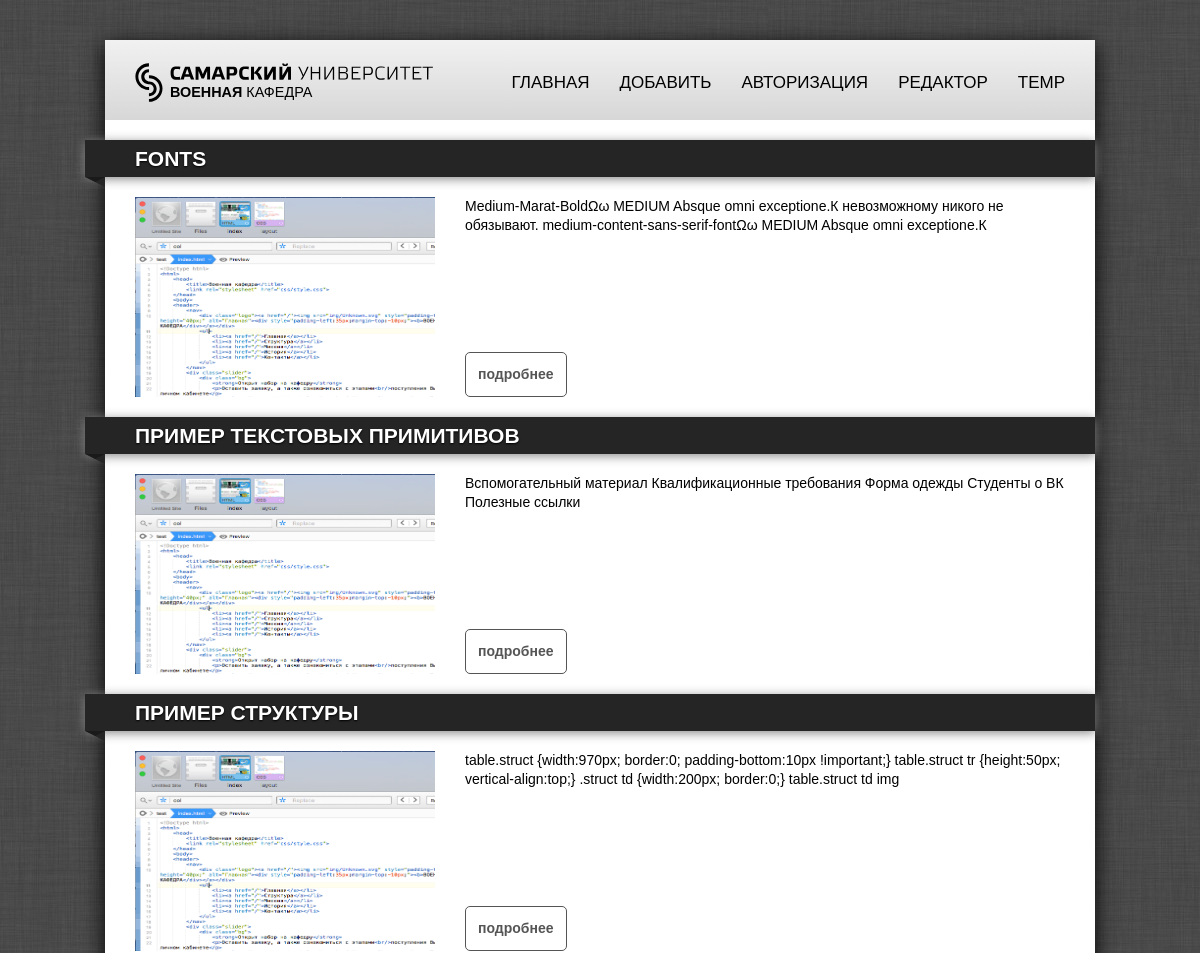
The page /primitives (upper part) on the database as committed earlier.
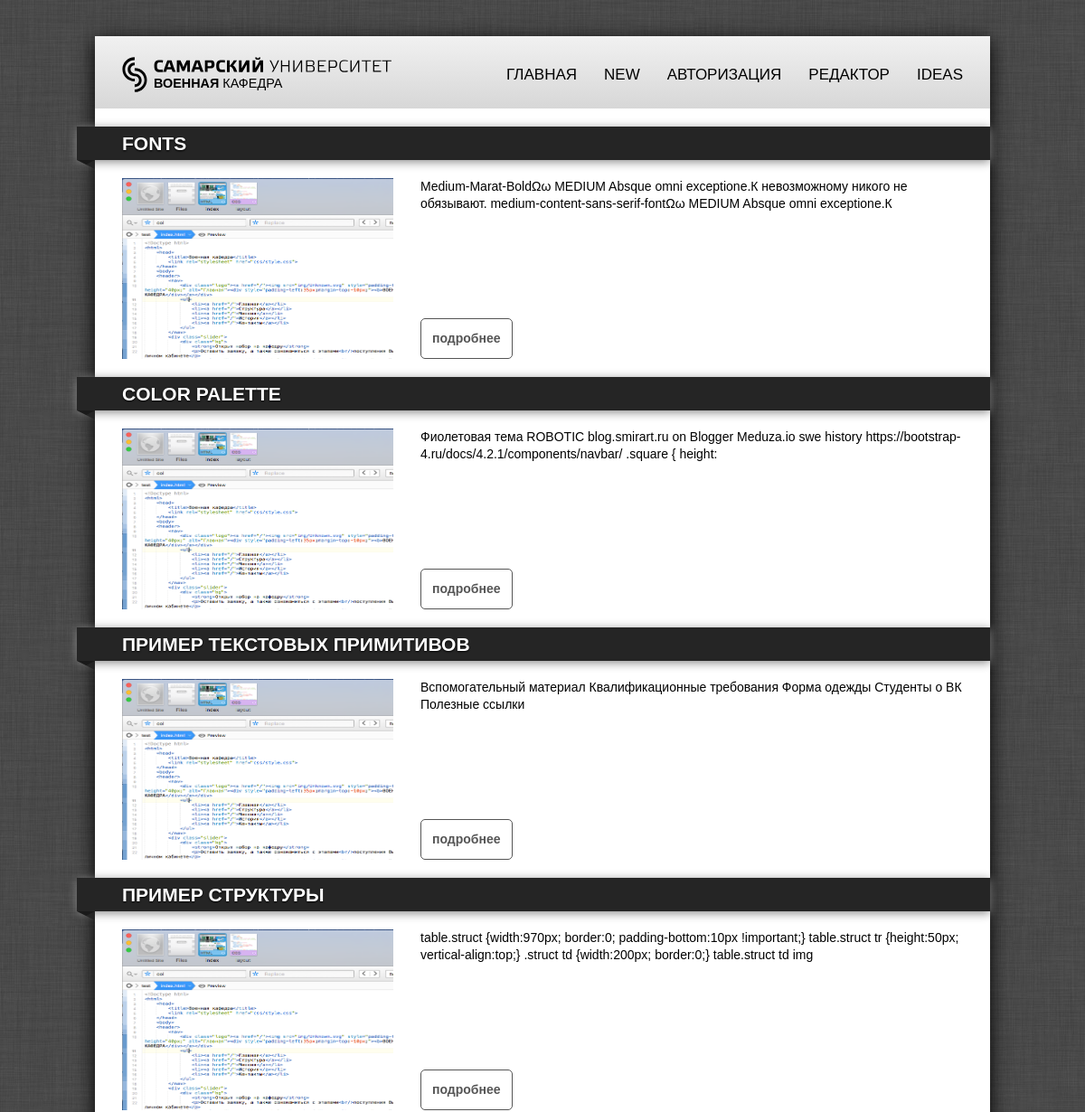
The same page on the database as committed later.
### tables this page shows
CREATE TABLE `pages` (
  `id` int(6) NOT NULL AUTO_INCREMENT,
  `parent` int(6) NOT NULL DEFAULT 0,
  `name` varchar(32) DEFAULT NULL,
  `text` text DEFAULT NULL,
  `template` int(11) NOT NULL DEFAULT 1,
  `link` varchar(32) NOT NULL DEFAULT '',
  `public_flag` tinyint(1) NOT NULL DEFAULT 1,
  PRIMARY KEY (`id`),
  UNIQUE KEY `link` (`link`)
);

### blocks/block-list.php (the view)
<article>
	<section>
<?
function show_page_as_item($_p_name, $_p_img, $_p_desc, $_p_link) {
?> <div class="page_as_item">
	<h1 class="tape"><?=$_p_name?></h1>
	<div class="page_preview">
		<img src="<?=$_p_img?>" />
		<p><?=$_p_desc?></p>
		<a href="<?=$_p_link?>">подробнее</a>
	</div>
</div> <?
}
$p_prnt = $page_id;
$p_tmpl = 1;
$pages_by_cond = $pdo->prepare("SELECT `pages`.`name`,`pages`.`text`,`pages`.`template`,`pages`.`public_flag`,`pages`.`link` FROM `pages` WHERE ( `pages`.`parent` = :page_prnt ) AND ( `pages`.`template` = :page_tmpl ) AND ( `pages`.`public_flag` = 1 OR :admin_flag );");
$pages_by_cond->bindValue(':page_prnt', $p_prnt, PDO::PARAM_INT);
$pages_by_cond->bindValue(':page_tmpl', $p_tmpl, PDO::PARAM_INT);
$pages_by_cond->bindValue(':admin_flag', $admin_flag, PDO::PARAM_INT);
$pages_by_cond->execute();
foreach($pages_by_cond as $_page) {
	$_string = strip_tags($_page['text']);
	$_string = substr($_string, 0, 200);
	$_string = rtrim($_string, "!,.-");
	$_string = substr($_string, 0, strrpos($_string, ' '));
	show_page_as_item($_page['name'], "img/assets/coda.png", $_string, $_page['link']);
}
?>
	</section>
</article>
<br/>

### page.php (shortened to what this page needs)
<?
$DEBUG = (boolean)$_ENV["SITE_DEBUG"];
$host = $_ENV["DB_HOST"];
$port = $_ENV["DB_PORT"];
$login_mysql = $_ENV["DB_USER_LOGIN"];
$password_mysql = $_ENV["DB_USER_PASSWD"];
$dbname = $_ENV["DB_NAME"];
try { $pdo = new PDO("mysql:host=$host;port=$port;dbname=$dbname;charset=utf8",  $login_mysql,  $password_mysql); }
catch(PDOException $e) {
	function startsWith($haystack, $needle)
	{
		return strpos($haystack, $needle) === 0;
	}
	if (startsWith($e->getMessage(), "SQLSTATE[42000] [1049] Unknown database")) {
		$create = new mysqli($host, $login_mysql, $password_mysql);
		if (mysqli_connect_errno()) {
			echo "Connect failed: %s\n", mysqli_connect_error();
			exit(1);
		}
		if ($create->query("CREATE DATABASE ".$dbname.";") === FALSE) {
			echo "Error creating database: ".$create->error;
			$create->close();
			exit(1);
		} else {
			echo "Database created successfully.<br/>";
			$create->close();
			$needs_import = TRUE;
			goto back;
		}
	} else {
		if ($DEBUG) {
			echo "You have an error: ".$e->getMessage()."<br/>";
			echo "On line: ".$e->getLine();
		}
		exit(1);
	}
}
$admin_flag = 0;
$page_link = $_GET['link'];
$page_by_link = $pdo->prepare("SELECT `pages`.`name`,`pages`.`text`,`pages`.`template`,`pages`.`public_flag`,`pages`.`id`,`pages`.`parent` FROM `pages` WHERE `pages`.`link` = :page_link AND ( `pages`.`public_flag` = 1 OR :admin_flag );");
$page_by_link->bindValue(':page_link', $page_link, PDO::PARAM_STR);
$page_by_link->bindValue(':admin_flag', $admin_flag, PDO::PARAM_STR);
$page_by_link->execute();
$count_pages = $page_by_link->rowCount();
switch($count_pages) {
	case '1':
		$page_by_link = $page_by_link->FETCH(PDO::FETCH_ASSOC);
		$page_template = $page_by_link['template'];
		break;
}
$template = $pdo->prepare("SELECT `templates`.`path`,`templates`.`name` FROM `templates` WHERE `templates`.`id` = :tmpl_id;");
$template->bindValue(':tmpl_id', $page_template, PDO::PARAM_INT);
$template->execute();
$count_templates = $template->rowCount();
switch($count_templates) {
	case '1':
		$tmpl = $template->FETCH(PDO::FETCH_ASSOC);
		$filename = $tmpl['path'];
		$tmpl_name = $tmpl['name'];
		if (file_exists($filename)) include_once($filename);
		else {
			$error_output = 1;
			$page_title = "Ошибка 500";
			$page_content = "Шаблон \"<b>".$tmpl_name."</b>\" для страницы <b>".$page_link."</b> отсутствует.";
			include_once("templates/template-standart.php");
		}
		break;
}
?>

### templates/template-section.php (shortened to what this page needs)
<!DOCTYPE html>
<html>
	<head>
		<link rel="stylesheet" href="css/style.css" />
	</head>
	<body>
		<header>
			<? include_once 'blocks/block-navbar.php'; ?>
		</header>
		<main>
			<? include_once 'blocks/block-list.php'; ?>
		</main>
			<? include_once 'blocks/block-footer.php'; ?>
	</body>
</html>

### blocks/block-navbar.php (shortened to what this page needs)
<nav>
	<div class="logo">
		<a href="http://ssau.ru"><img src="img/block-navbar/logo-ssau.svg" style="padding-top:15px;" height="40px;" alt="Главная"></a>
		<a href="/"><div style="padding-left:35px;margin-top:-17px;"><b>ВОЕННАЯ</b> КАФЕДРА</div></a>
	</div>
	<ul class="TopMenu">
		<?
			$list_menu = $pdo->query("SELECT `pages`.`name`,`pages`.`link` FROM `pages`,`top_menu` WHERE `pages`.`id` = `top_menu`.`page_id` ORDER BY `top_menu`.`queue` ASC;");
			foreach ($list_menu as $option) echo "<li><a href=\"".$option['link']."\">".$option['name']."</a></li>";
		?>
	</ul>
</nav>

### blocks/block-footer.php (shortened to what this page needs)
<link rel="stylesheet" type="text/css" href="css/block-footer.css" />

### css/layout.css (style rules this page uses)
body { width: 990px; background-color: #FFFFFF; -moz-box-shadow: 0 5px 21px #000; -webkit-box-shadow: 0 5px 21px #000; box-shadow: 0 5px 21px #000; margin-top:40px; display: inline-block; position: relative; left: 50%; margin-left: -495px; }
a { color:#000;text-decoration:none; }
article { margin: 0px 30px 0px 30px; }
h1 { font-size: 22px;font-weight: 400;padding: 14px 0px 2px 0px }
article p { font-size: 14px;line-height: 19px;text-indent: 0px; }
article div { font-size: 14px;line-height: 19px; }

### css/block-navbar.css (style rules this page uses)
nav { height: 80px; width: 100%; text-transform: uppercase; background-image:-moz-linear-gradient(bottom, #d7d7d7 0%, #f1f1f1 100%); background-image:-o-linear-gradient(bottom, #d7d7d7 0%, #f1f1f1 100%); background-image:-webkit-linear-gradient(bottom, #d7d7d7 0%, #f1f1f1 100%); background-image:linear-gradient(bottom, #d7d7d7 0%, #f1f1f1 100%); }
nav ul { float:right !important; margin-right:30px !important; }
.logo { padding-top:7px; margin-left:30px; float:left; width:300px; }
nav li { float:left; font-size:17px; margin-left:30px; margin-top:34px; }

### css/block-article.css (style rules this page uses)
body { font-family: sans-serif; font-size: .9em; }
section a { color:#679f33; text-decoration: underline; -moz-text-decoration-line: underline; }

### css/primitive-tape.css (style rules this page uses)
.tape { width:940px; margin-top: 20px !important; position: relative; line-height: 25px; font-size: 1.5em; font-weight: bold; text-transform: uppercase; color: #fff; padding: 6px 20px 6px 50px; margin: 0px 0px 10px -50px; background-color: #252525; text-shadow: 0px 1px 2px #000; -webkit-box-shadow: 0px 2px 10px #888; -moz-box-shadow: 0px 2px 10px #888; box-shadow: 0px 2px 10px #888; }
.tape:after { content: ' '; position: absolute; width: 0; height: 0; left: 0px; top: 100%; border-width: 5px 10px; border-style: solid; border-color: #1a1a1a #252525 transparent transparent; }

### css/block-list.css (style rules this page uses)
.page_preview { margin-top:20px; }
.page_preview img { width: 300px; max-height: 200px; padding-right: 30px; float: left; }
.page_preview p { width: 600px; float: left; height: 155px; display: block; }
.page_preview a { position: relative; display: table; margin-top: 157px; margin-left: 330px; padding: 12px; color: #555; font-weight: 600; border: 1px solid #555; border-radius: 5px; text-decoration: none; }

Rows that differ between the two databases and show on the page:
changed pages: name "ДОБАВИТЬ" → "NEW"
changed pages: name "TEMP" → "IDEAS"
now on this page (row edited): pages: name "COLOR PALETTE", text "Фиолетовая тема ROBOTIC blog.smirart.ru on Blogger Meduza.io swe history https://bootstrap-4.ru/docs/4.2.1/components/navbar/ .square { height:"
